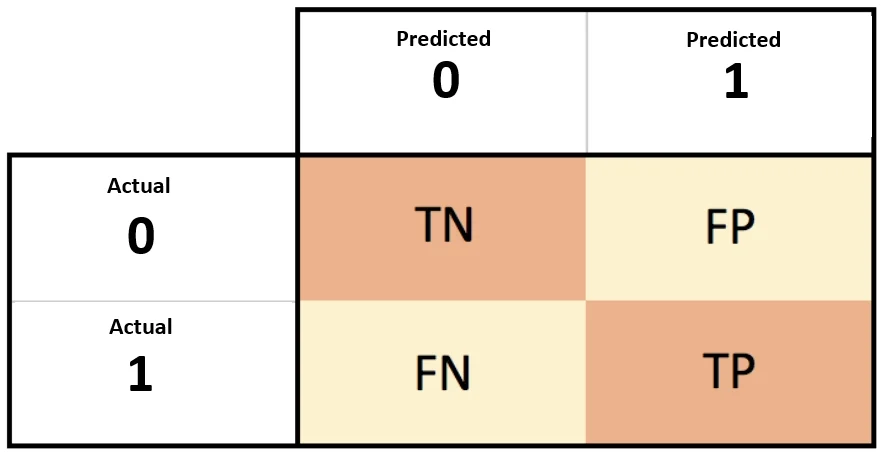
#> input picture confusion_matrix.webp, 890 x 461 px
$ python -i utils.py   (imports and definitions only)   (older library calls are emulated)
#> lines starting #> are read from the running program, lines starting #| are printed output that depends on the picture; after the words box and inside, x2 and y2 are one past the last pixel; in counts of white or black regions, pixels touching at a corner belong together
import cv2
import numpy as np
from skimage import measure
from skimage.feature import hog, graycomatrix, graycoprops
from sklearn.cluster import KMeans
from scipy.stats import entropy

# [142 lines left out: functions calculate_brightness, calculate_contours, calculate_euler_number, calculate_irregularity_ratio, calculate_h_histogram, calculate_lines and 5 more, not called in this run]

def calculate_projection(gray):
    # Apply Canny edge detection
    gray = gray.astype(np.uint8)
    edges = cv2.Canny(gray, 100, 200)

    # Dilate the edges to connect nearby edges
    kernel = np.ones((5,5), np.uint8)
    dilated_edges = cv2.dilate(edges, kernel, iterations=1)

    # Find contours in the dilated edges
    contours, hierarchy = cv2.findContours(dilated_edges, cv2.RETR_TREE, cv2.CHAIN_APPROX_SIMPLE)

    # Find the index of the largest contour
    if len(contours) > 0:
        largest_contour_index = max(range(len(contours)), key=lambda i: cv2.contourArea(contours[i]))

        # Create a mask for the largest contour and fill it with
        mask = np.zeros_like(gray)
        cv2.drawContours(mask, [contours[largest_contour_index]], 0,  (255, 255, 255), -1)

        # Apply Canny edge detection
        mask_edge = cv2.Canny(cv2.convertScaleAbs(mask), 100, 200)

        # Calculate the non-zero values for each row and column
        row_non_zeros = np.count_nonzero(mask_edge, axis=1).tolist()
        column_non_zeros = np.count_nonzero(mask_edge, axis=0).tolist()
    else:
        row_non_zeros = [0]
        column_non_zeros = [0]

    return row_non_zeros, column_non_zeros

# [168 lines left out: functions calculate_entropy, calculate_non_zero_pixels, calculate_perimeter, calculate_cb_cr_histogram, calculate_a_b_histogram, calculate_mask_area and 6 more, not called in this run]

>>> import cv2
>>> picture = cv2.imread('confusion_matrix.webp', cv2.IMREAD_GRAYSCALE)
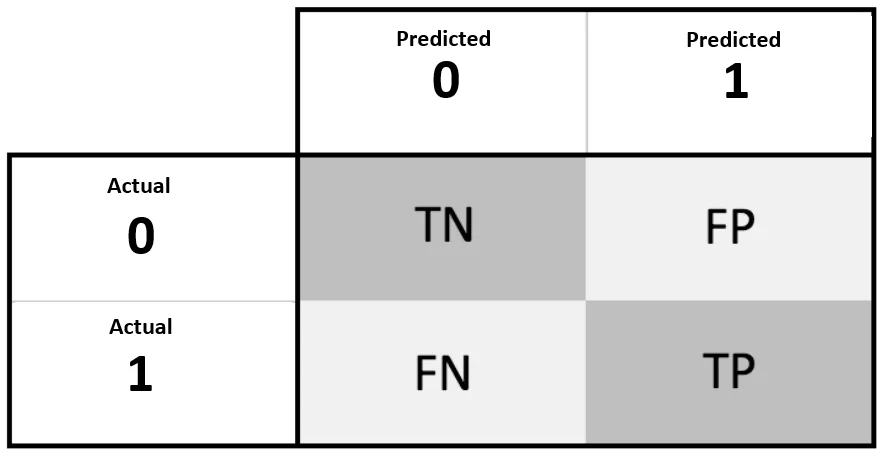
#> picture: shape (461, 890); min 0, max 255, mean 225
>>> result = calculate_projection(picture)
#> in calculate_projection, `edges = cv2.Canny(gray, 100, 200)`:
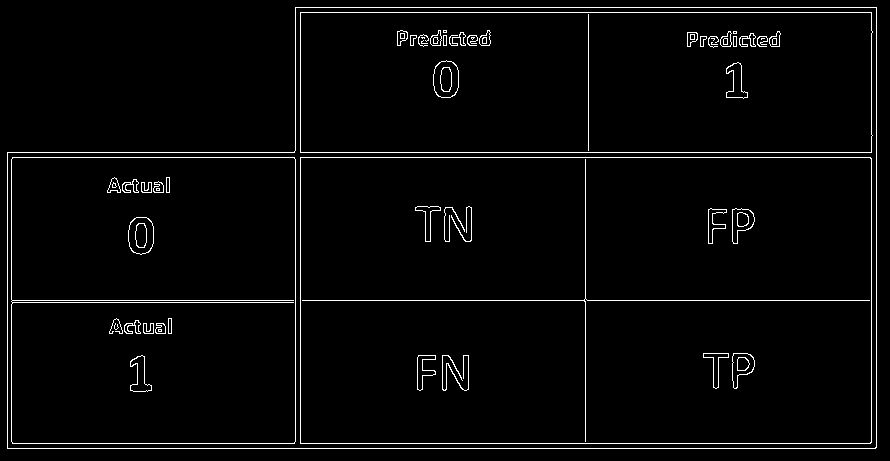
#> edges: shape (461, 890); 2.9% white in thin lines or dots
#> in calculate_projection, `dilated_edges = cv2.dilate(edges, kernel, iterations=1)`:
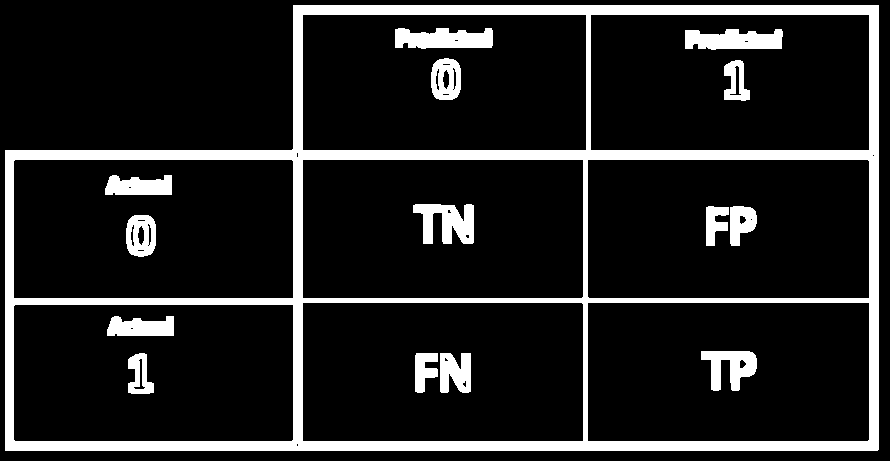
#> dilated_edges: shape (461, 890); 13.6% white; 15 white regions
#> in calculate_projection, `contours, hierarchy = cv2.findContours(dilated_edges, cv2.RETR_TREE, c..`: contours = 51 contours, 18 with area under 20; largest, box (x1, y1, x2, y2) and area: (5, 5, 879, 451) 346726, (587, 302, 870, 442) 39194, (587, 159, 870, 299) 39193, (302, 302, 584, 442) 39056, (302, 159, 584, 299) 39056
#> in calculate_projection, `largest_contour_index = max(range(len(contours)), key=lambda i: cv2.co..`: largest_contour_index = 0
#> in calculate_projection, `cv2.drawContours(mask, [contours[largest_contour_index]], 0,  (255, 25..`:
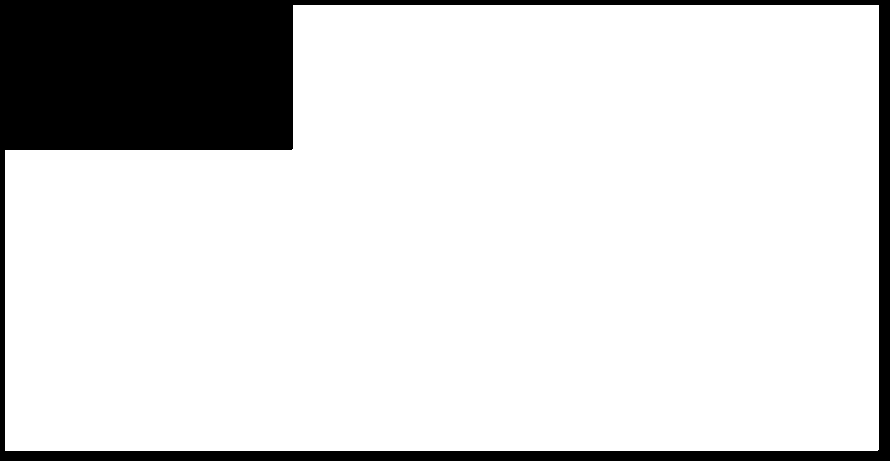
#> mask: shape (461, 890); 84.8% white; 1 black region, box (x1, y1, x2, y2) and area: (0, 0, 890, 461) 62246
#> in calculate_projection, `mask_edge = cv2.Canny(cv2.convertScaleAbs(mask), 100, 200)`:
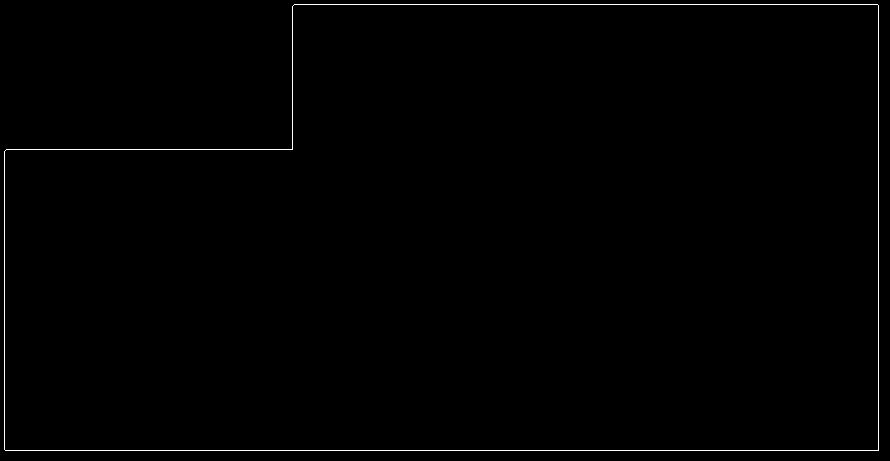
#> mask_edge: shape (461, 890); 0.64% white in thin lines or dots
#> in calculate_projection, `row_non_zeros = np.count_nonzero(mask_edge, axis=1).tolist()`: row_non_zeros = 461 values, max 874 at index 450, min 0 at index 0, mean 5.71
#> in calculate_projection, `column_non_zeros = np.count_nonzero(mask_edge, axis=0).tolist()`: column_non_zeros = 890 values, max 446 at index 878, min 0 at index 0, mean 2.96
